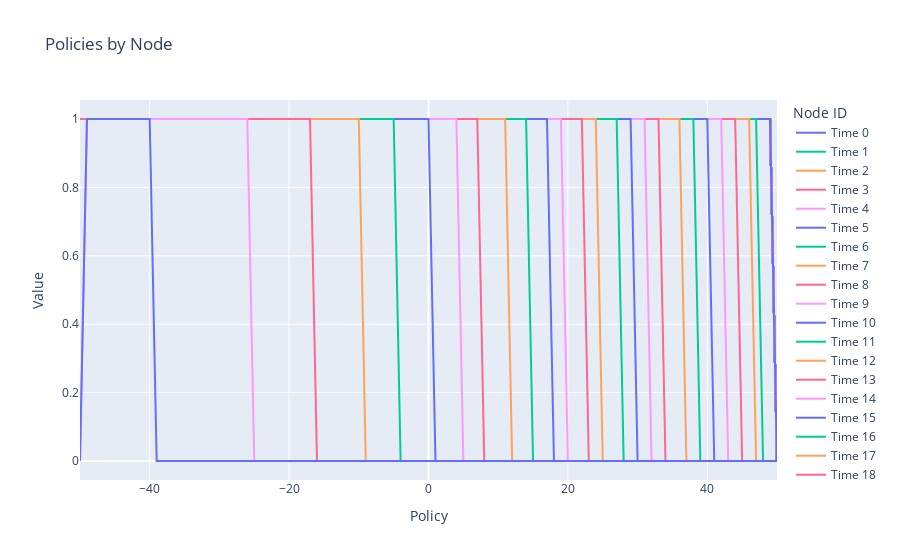

The notebook cell saved with this chart:
### Code cell
import plotly.graph_objects as go

# Crear la figura
fig = go.Figure()

for node in nodes:
    x = list(node.policy.keys())
    y = list(node.policy.values())
    fig.add_trace(go.Scatter(x=x, y=y, mode='lines', name=f'Time {node.t}'))

fig.update_layout(
    title='Policies by Node',
    xaxis_title='Policy',
    yaxis_title='Value',
    legend_title='Node ID',
)

fig.show()
